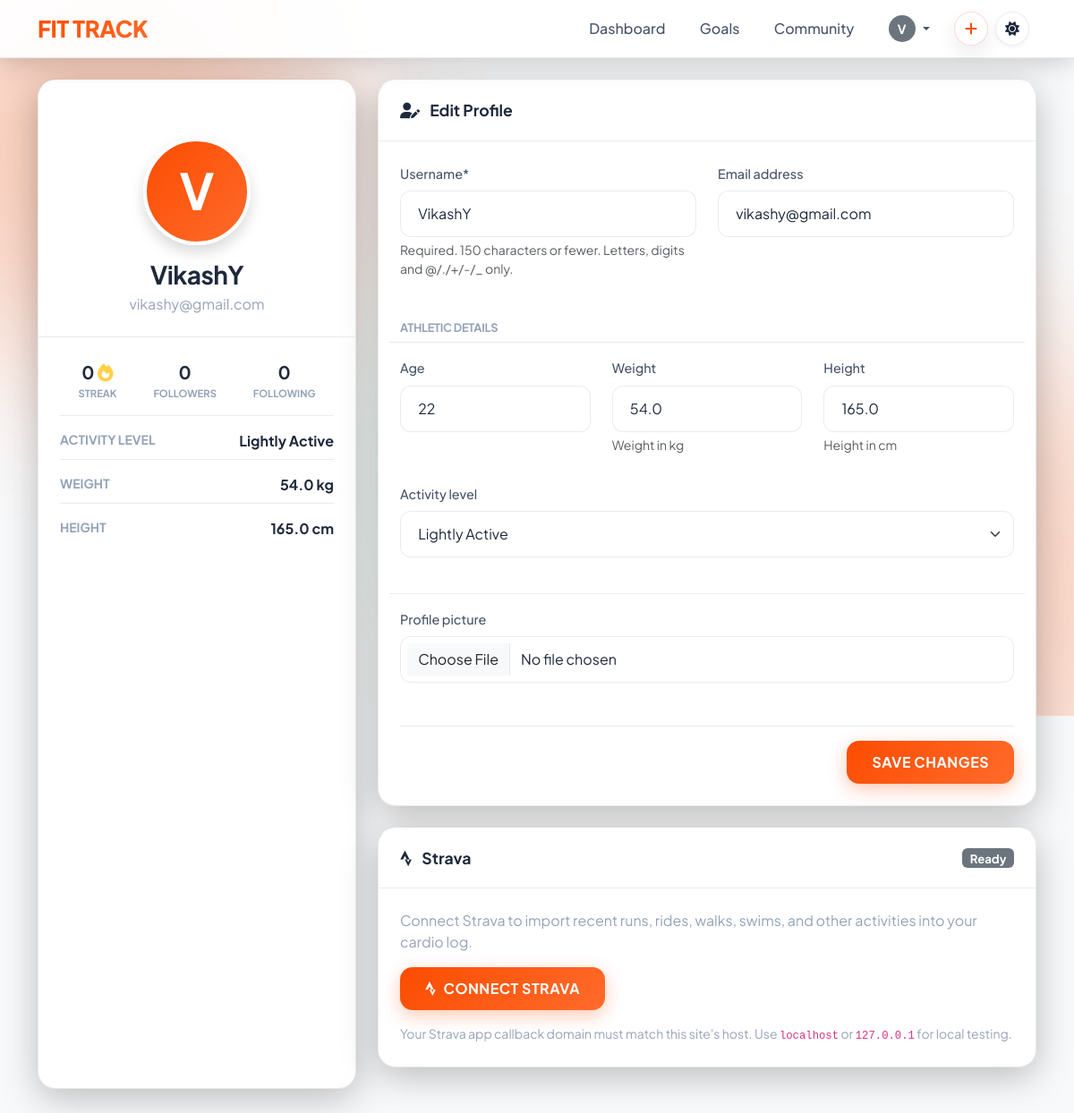
Page /users/profile/ (signed in) on the committed database.
### users/models.py (models this page shows, shortened)
class CustomUser(AbstractUser):
    age = models.PositiveIntegerField(null=True, blank=True)
    height = models.FloatField(null=True, blank=True, help_text="Height in cm")
    weight = models.FloatField(null=True, blank=True, help_text="Weight in kg")
    ACTIVITY_LEVEL_CHOICES = [
        ('Sedentary', 'Sedentary'),
        ('Lightly Active', 'Lightly Active'),
        ('Moderately Active', 'Moderately Active'),
        ('Very Active', 'Very Active'),
        ('Extra Active', 'Extra Active')
    ]
    activity_level = models.CharField(max_length=20, choices=ACTIVITY_LEVEL_CHOICES, blank=True, null=True)
    profile_picture = models.ImageField(upload_to='profile_pics/', blank=True, null=True)
    strava_athlete_id = models.BigIntegerField(blank=True, null=True)
    strava_access_token = models.CharField(max_length=255, blank=True)
    strava_refresh_token = models.CharField(max_length=255, blank=True)
    strava_token_expires_at = models.DateTimeField(blank=True, null=True)
    strava_scopes = models.CharField(max_length=255, blank=True)
    strava_last_sync_at = models.DateTimeField(blank=True, null=True)

### users/views.py (the view, shortened to what this page needs)
# urls.py: path('profile/', views.profile, name='profile'),
@login_required
def profile(request):
    if request.method == 'POST':
        u_form = UserUpdateForm(request.POST, request.FILES, instance=request.user)
        if u_form.is_valid():
            u_form.save()
            messages.success(request, 'Your profile has been updated!')
            return redirect('profile')
    else:
        u_form = UserUpdateForm(instance=request.user)
    today = timezone.now().date()
    workouts_dates = Workout.objects.filter(user=request.user).order_by('-date').values_list('date', flat=True).distinct()
    streak = 0
    context = {
        'u_form': u_form,
        'streak': streak,
        'strava_configured': strava.is_configured(),
        'strava_connected': bool(request.user.strava_refresh_token),
        'strava_has_read_scope': strava.has_read_scope(request.user.strava_scopes),
    }
    return render(request, 'users/profile.html', context)

### users/forms.py
class UserUpdateForm(forms.ModelForm):
    class Meta:
        model = CustomUser
        fields = ['username', 'email', 'age', 'height', 'weight', 'activity_level', 'profile_picture']

### users/strava.py (called while the page is built)
def is_configured():
    return bool(settings.STRAVA_CLIENT_ID and settings.STRAVA_CLIENT_SECRET)

def has_read_scope(scopes_text):
    scopes = {scope.strip() for scope in scopes_text.split(',') if scope.strip()}
    return bool(scopes & READ_SCOPES)

### users/templates/users/profile.html (shortened to what this page needs)
{% extends "base.html" %}
{% load crispy_forms_tags %}
{% block content %}
<div class="row justify-content-center">
    <div class="col-md-4 mb-4 fade-in-up delay-1">
        <div class="strava-card text-center position-relative pb-4 overflow-hidden h-100">
            <div style="height: 100px; background: rgba(255, 255, 255, 0.05); width: 100%; position: absolute; top: 0; left: 0;"></div>
            <div class="d-flex justify-content-center pt-5 mt-3 position-relative z-1 mb-3">
                {% if user.profile_picture %}
                <img src="{{ user.profile_picture.url }}" alt="Profile"
                    class="avatar-placeholder rounded-circle border border-4 shadow-sm" style="width: 120px; height: 120px; object-fit: cover; border-color: var(--bg-card) !important;">
                {% else %}
                <div class="avatar-placeholder rounded-circle border border-4 shadow pb-1" style="width: 120px; height: 120px; font-size: 3.5rem; border-color: var(--bg-card) !important;">
                    {{ user.username|make_list|first|upper }}
                </div>
                {% endif %}
            </div>
            <h3 class="fw-bold mb-1 position-relative z-1">{{ user.username }}</h3>
            <p class="text-muted mb-4 position-relative z-1">{{ user.email }}</p>
            <div class="w-100 border-top pt-4 px-4 text-start">
                <div class="d-flex justify-content-around border-bottom pb-3 mb-3 text-center">
                    <div>
                        <div class="fw-bold fs-5">{{ streak|default:"0" }} <i class="fa-solid fa-fire text-warning opacity-75"></i></div>
                        <div class="text-muted fw-bold small text-uppercase" style="font-size: 0.7rem;">Streak</div>
                    </div>
                    <div>
                        <div class="fw-bold fs-5">{{ user.followers.count|default:"0" }}</div>
                        <div class="text-muted fw-bold small text-uppercase" style="font-size: 0.7rem;">Followers</div>
                    </div>
                    <div>
                        <div class="fw-bold fs-5">{{ user.following.count|default:"0" }}</div>
                        <div class="text-muted fw-bold small text-uppercase" style="font-size: 0.7rem;">Following</div>
                    </div>
                </div>
                <div class="d-flex justify-content-between border-bottom pb-2 mb-3">
                    <span class="text-muted fw-bold small text-uppercase">Activity Level</span>
                    <span class="fw-bold">{{ user.get_activity_level_display|default:"Not Set" }}</span>
                </div>
                <div class="d-flex justify-content-between border-bottom pb-2 mb-3">
                    <span class="text-muted fw-bold small text-uppercase">Weight</span>
                    <span class="fw-bold">{{ user.weight|default:"--" }} kg</span>
                </div>
                <div class="d-flex justify-content-between mb-2">
                    <span class="text-muted fw-bold small text-uppercase">Height</span>
                    <span class="fw-bold">{{ user.height|default:"--" }} cm</span>
                </div>
            </div>
        </div>
    </div>
    <div class="col-md-8 mb-4 fade-in-up delay-2">
        <div class="strava-card">
            <div class="card-header-styled">
                <i class="fa-solid fa-user-pen me-2"></i> Edit Profile
            </div>
            <div class="card-body-styled">
                <form method="POST" enctype="multipart/form-data">
                    <div class="row">
                        <div class="col-md-6 mb-3">
                            {{ u_form.username|as_crispy_field }}
                        </div>
                        <div class="col-md-6 mb-3">
                            {{ u_form.email|as_crispy_field }}
                        </div>
                    </div>
                    <div class="row mt-2">
                        <h6 class="fw-bold text-uppercase text-muted border-bottom pb-2 mb-3 mt-2"
                            style="font-size: 0.8rem;">Athletic Details</h6>
                        <div class="col-md-4 mb-3">
                            {{ u_form.age|as_crispy_field }}
                        </div>
                        <div class="col-md-4 mb-3">
                            {{ u_form.weight|as_crispy_field }}
                        </div>
                        <div class="col-md-4 mb-3">
                            {{ u_form.height|as_crispy_field }}
                        </div>
                        <div class="col-md-12 mb-3">
                            {{ u_form.activity_level|as_crispy_field }}
                        </div>
                    </div>
                    <div class="row mt-2 border-top pt-3">
                        <div class="col-12 mb-4">
                            {{ u_form.profile_picture|as_crispy_field }}
                        </div>
                    </div>
                    <div class="d-flex justify-content-end mt-2 pt-3 border-top">
                        <button class="btn btn-primary border-0" type="submit">Save Changes</button>
                    </div>
                </form>
            </div>
        </div>
        <div class="strava-card mt-4">
            <div class="card-header-styled d-flex justify-content-between align-items-center">
                <span><i class="fa-brands fa-strava me-2"></i> Strava</span>
                {% if strava_connected and strava_has_read_scope %}
                <span class="badge text-bg-success">Connected</span>
                {% elif strava_connected %}
                <span class="badge text-bg-warning">Reconnect Needed</span>
                {% elif strava_configured %}
                <span class="badge text-bg-secondary">Ready</span>
                {% else %}
                <span class="badge text-bg-dark">Setup Needed</span>
                {% endif %}
            </div>
            <div class="card-body-styled">
                {% if not strava_configured %}
                <p class="text-muted mb-2">Set <code>STRAVA_CLIENT_ID</code> and <code>STRAVA_CLIENT_SECRET</code>, then restart Django.</p>
                <p class="text-muted small mb-0">In your Strava app settings, the callback domain must match this site. Strava allows <code>localhost</code> and <code>127.0.0.1</code> for local development.</p>
                {% else %}
                <p class="text-muted mb-3">Connect Strava to import recent runs, rides, walks, swims, and other activities into your cardio log.</p>
                <a href="{% url 'connect_strava' %}" class="btn btn-primary">
                    <i class="fa-brands fa-strava me-2"></i>Connect Strava
                </a>
                <p class="text-muted small mt-3 mb-0">Your Strava app callback domain must match this site's host. Use <code>localhost</code> or <code>127.0.0.1</code> for local testing.</p>
                {% endif %}
            </div>
        </div>
    </div>
</div>
{% endblock %}

### templates/base.html (shortened to what this page needs)
{% load static %}
<!DOCTYPE html>
<html lang="en">
<head>
  <link href="https://cdn.jsdelivr.net/npm/bootstrap@5.3.0/dist/css/bootstrap.min.css" rel="stylesheet">
  <link rel="stylesheet" href="https://cdnjs.cloudflare.com/ajax/libs/font-awesome/6.4.0/css/all.min.css">
  <link rel="stylesheet" href="{% static 'css/main.css' %}">
  <link rel="stylesheet" href="https://unpkg.com/leaflet@1.9.4/dist/leaflet.css"/>
</head>
<body>
  <nav class="navbar navbar-expand-lg navbar-custom sticky-top">
    <div class="container">
      <a class="navbar-brand" href="{% url 'dashboard' %}">
        FIT TRACK
      </a>
      <div class="collapse navbar-collapse" id="navbarNav">
        <ul class="navbar-nav ms-auto align-items-center">
          {% if user.is_authenticated %}
          <li class="nav-item">
            <a class="nav-link" href="{% url 'dashboard' %}">Dashboard</a>
          </li>
          <li class="nav-item">
            <a class="nav-link" href="{% url 'goals_page' %}">Goals</a>
          </li>
          <li class="nav-item">
            <a class="nav-link" href="{% url 'user_list' %}">Community</a>
          </li>
          <li class="nav-item dropdown">
            <a class="nav-link dropdown-toggle d-flex align-items-center" href="#" id="navbarDropdown" role="button"
              data-bs-toggle="dropdown" aria-expanded="false">
              {% if user.profile_picture %}
              <img src="{{ user.profile_picture.url }}" alt="Profile" class="rounded-circle me-1"
                style="width: 30px; height: 30px; object-fit: cover;">
              {% else %}
              <div class="rounded-circle bg-secondary text-white d-flex align-items-center justify-content-center me-1"
                style="width: 30px; height: 30px; font-size: 14px; font-weight: bold;">
                {{ user.username|make_list|first|upper }}
              </div>
              {% endif %}
            </a>
          </li>
          <li class="nav-item ms-2 d-none d-lg-block">
            <div class="dropdown">
              <button class="btn d-flex align-items-center justify-content-center p-0 rounded-circle quick-create-btn"
                type="button" data-bs-toggle="dropdown"
                style="width: 38px; height: 38px;">
                <i class="fa-solid fa-plus m-0"></i>
              </button>
            </div>
          </li>
          {% endif %}
          <li class="nav-item ms-2 me-2 d-flex align-items-center">
            <button id="themeToggleBtn" class="theme-toggle-btn" aria-label="Toggle Theme">
              <i class="fa-solid fa-moon" id="themeIcon"></i>
            </button>
          </li>
        </ul>
      </div>
    </div>
  </nav>
  <main class="container py-4">
    {% block content %}{% endblock %}
  </main>
</body>
</html>

### rows in the picture
CustomUser: username|make_list "V", username "VikashY", email "vikashy@gmail.com", followers.count "0", following.count "0", activity_level "Lightly Active", weight "54.0", height "165.0", age "22"

### other values in the picture
{{ streak|default:"0" }} "0"
